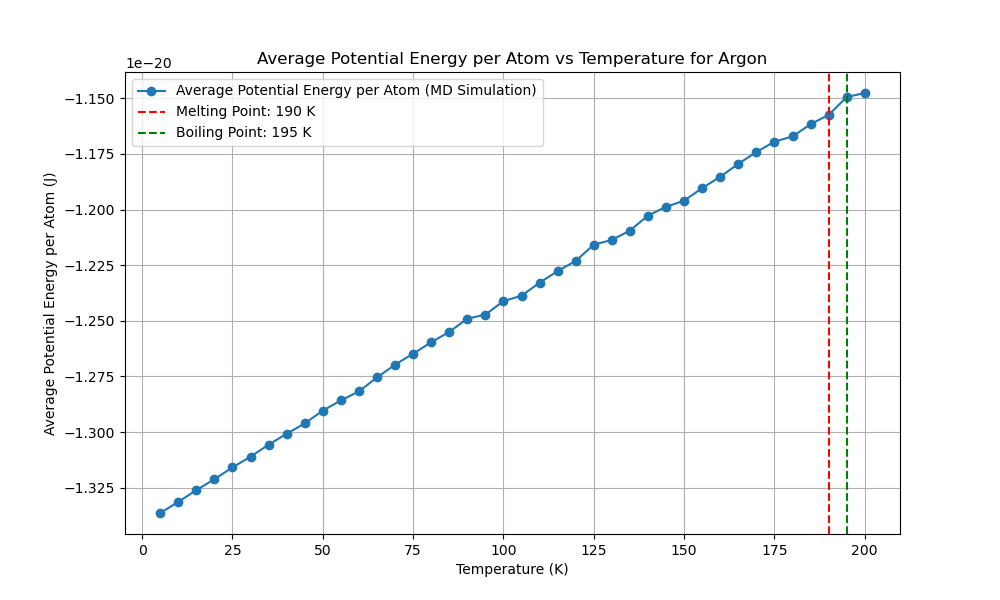

Here is the Python script that generated this plot:
import numpy as np
import matplotlib.pyplot as plt
from scipy.optimize import minimize
from multiprocessing import Pool
import time
from reportlab.lib.pagesizes import letter
from reportlab.pdfgen import canvas
from tqdm import tqdm
from numba import njit, prange
import logging
import os

# Get the directory of the current script
script_dir = os.path.dirname(os.path.abspath(__file__))
script_base_name = os.path.splitext(os.path.basename(__file__))[0]

# Set up logging with the script's base name and directory
log_file_path = os.path.join(script_dir, f'{script_base_name}.log')
logging.basicConfig(filename=log_file_path, 
            level=logging.INFO, format='%(asctime)s:%(levelname)s:%(message)s')

EPSILON = 1.654017502e-21  
SIGMA = 3.405e-10  
MASS = 6.63e-26  
K_B = 1.38e-23 

def create_fcc_lattice(a, n):
    """Create an FCC lattice."""
    base = np.array([[0, 0, 0],
                     [0.5, 0.5, 0], [0.5, 0, 0.5], [0, 0.5, 0.5]])
    positions = np.zeros((n**3 * 4, 3))
    index = 0
    for x in range(n):
        for y in range(n):
            for z in range(n):
                offset = np.array([x, y, z])
                for b in base:
                    positions[index] = (offset + b) * a
                    index += 1
    return positions

@njit
def lennard_jones(r2):
    """Calculate the Lennard-Jones potential and force."""
    r6 = (SIGMA ** 2 / r2) ** 3
    r12 = r6 ** 2
    potential = 4 * EPSILON * (r12 - r6)
    force = 24 * EPSILON * (2 * r12 - r6) / r2
    return potential, force

@njit
def apply_pbc(position, box_length):
    """Apply periodic boundary conditions."""
    return position - box_length * np.round(position / box_length)

@njit
def custom_norm(arr, axis=1):
    """Compute the norm along a specified axis."""
    if axis == 1:
        return np.sqrt(np.sum(arr**2, axis=1))
    elif axis == 0:
        return np.sqrt(np.sum(arr**2, axis=0))
    else:
        raise ValueError("Invalid axis")

@njit(parallel=True)
def compute_forces(positions, box_length):
    """Compute forces using Lennard-Jones potential with PBC."""
    N = len(positions)
    forces = np.zeros_like(positions)
    potential_energy = 0.0

    for i in prange(N):
        for j in range(i + 1, N):
            r_vec = apply_pbc(positions[i] - positions[j], box_length)
            r2 = np.dot(r_vec, r_vec)
            if r2 < (3 * SIGMA) ** 2:
                potential, force = lennard_jones(r2)
                f = force * r_vec
                forces[i] += f
                forces[j] -= f
                potential_energy += potential
                
    return forces, potential_energy

@njit
def velocity_verlet_adaptive(positions,
            velocities, forces, dt, box_length, max_force_threshold=1e-12):
    """Velocity-Verlet integration with adaptive time step."""
    new_positions = positions + velocities * dt + 0.5 * forces * dt**2 / MASS
    new_positions = apply_pbc(new_positions, box_length)
    new_forces, _ = compute_forces(new_positions, box_length)
    max_force = np.max(custom_norm(new_forces, axis=1))
    
    if max_force > max_force_threshold:
        dt = max(0.9 * dt * (max_force_threshold / max_force)**0.5, 1e-16)
    
    new_velocities = velocities + 0.5 * (forces + new_forces) * dt / MASS
    return new_positions, new_velocities, new_forces, dt

@njit
def standard_verlet_adaptive(positions,
    velocities, forces, dt, box_length, max_force_threshold=1e-12):
    """Standard Verlet integration with adaptive time step."""
    new_positions = positions + velocities * dt + 0.5 * forces * dt**2 / MASS
    new_positions = apply_pbc(new_positions, box_length)
    new_forces, _ = compute_forces(new_positions, box_length)
    max_force = np.max(custom_norm(new_forces, axis=1))

    if max_force > max_force_threshold:
        dt = max(0.9 * dt * (max_force_threshold / max_force)**0.5, 1e-16)

    new_velocities = velocities + new_forces * dt / MASS
    return new_positions, new_velocities, new_forces, dt

@njit
def leapfrog_verlet_adaptive(positions,
    velocities, forces, dt, box_length, max_force_threshold=1e-12):
    """Leapfrog Verlet integration with adaptive time step."""
    half_dt = 0.5 * dt
    velocities_half = velocities + forces * half_dt / MASS
    new_positions = positions + velocities_half * dt
    new_positions = apply_pbc(new_positions, box_length)
    new_forces, _ = compute_forces(new_positions, box_length)
    max_force = np.max(custom_norm(new_forces, axis=1))

    if max_force > max_force_threshold:
        dt = max(0.9 * dt * (max_force_threshold / max_force)**0.5, 1e-16)

    new_velocities = velocities_half + new_forces * half_dt / MASS
    return new_positions, new_velocities, new_forces, dt

def adaptive_equilibration(positions, velocities, forces, dt, box_length,
       verlet_algorithm, initial_equilibration_window=60,
   initial_threshold=8.5e-22, min_threshold=8e-25,
   max_threshold=5e-21, max_steps=20000):
    
    
    """Perform adaptive equilibration with dynamic threshold and window adjustment."""
    equilibration_steps = 0
    recent_potential_energies = []
    forces, _ = compute_forces(positions, box_length)
    threshold = initial_threshold
    equilibration_window = initial_equilibration_window
    with tqdm(total=equilibration_window, desc="Equilibration") as pbar:
        while equilibration_steps < max_steps:
            positions, velocities, forces, dt = verlet_algorithm(positions,
                velocities, forces, dt, box_length)
            _, potential_energy = compute_forces(positions, box_length)
            recent_potential_energies.append(potential_energy)
            if len(recent_potential_energies) > equilibration_window:
                recent_potential_energies.pop(0)
                mean_potential_energy = np.mean(recent_potential_energies)
                std_potential_energy = np.std(recent_potential_energies)
                logging.info(f" ((len(recent_p_energies) > equiwindow)) STD:  {std_potential_energy:.5e} , MEAN: {mean_potential_energy:.5e}")
                # Dynamically adjust the threshold based on the standard deviation
                if std_potential_energy > threshold:
                    # threshold = min(threshold * 1.1, max_threshold)
                    threshold = max(threshold * 0.9, min_threshold)
                    equilibration_window = int(equilibration_window * 1.1)
                    
                    
            
                    
                    
                    
                    logging.info(f" ((std_potential_energy > threshold)) threshold:  {threshold:.5e} , MEAN: {mean_potential_energy:.5e}")
                else:
                    # threshold = max(threshold * 0.9, min_threshold)
                    threshold = min(threshold * 1.1, max_threshold)
                    
                    
            
                    
                    
                    logging.info(f" ((std_potential_energy < threshold)) threshold:  {threshold:.5e} , MEAN: {mean_potential_energy:.5e}")
                
                if std_potential_energy < threshold and np.abs(potential_energy - mean_potential_energy) < threshold:
                    logging.info(f"Equilibration completed in {equilibration_steps} steps with dt={dt:.2e}")
                    break
                pbar.update(1)
            equilibration_steps += 1
            if equilibration_steps % 1000 == 0:
                logging.info(f"Step {equilibration_steps}: Potential Energy = {potential_energy:.5e}, dt = {dt:.2e}")
    return positions, velocities, forces, dt, equilibration_steps

def run_md_for_temperature(T, seed, verlet_algorithm,
                           dt, sampling_steps=60000):
    """Run MD simulation for a single temperature using the specified Verlet algorithm."""
    np.random.seed(seed)
    a = 5.26e-10  # Initial guess for the lattice parameter
    n = 3  # Number of unit cells in each dimension
    positions = create_fcc_lattice(a, n)
    box_length = n * a  # Length of the simulation box
    N = len(positions)
    
    # Initialize velocities for 5K
    velocities = np.random.randn(N, 3) * np.sqrt(K_B * 5 / MASS)
    forces, _ = compute_forces(positions, box_length)

    # Rescale velocities to the desired temperature
    current_temperature = np.sum(MASS * np.sum(velocities**2, axis=1)) / (3 * N * K_B)
    scale_factor = np.sqrt(T / current_temperature)
    velocities *= scale_factor

    # Adaptive equilibration
    positions, velocities, forces, dt, equilibration_steps = adaptive_equilibration(
        positions, velocities, forces,
        dt, box_length, verlet_algorithm)

    logging.info(f"Equilibration steps: {equilibration_steps}")

    print(f"Equilibration steps: {equilibration_steps}")

    potential_energy = 0
    initial_total_energy = 0
    count = 0
    total_energy_drift = 0

    with tqdm(total=sampling_steps, desc="Progress") as pbar:
        potential_energy = 0
        count = 0
        total_energy_drift = 0
        initial_total_energy = None
    
        for step in range(sampling_steps):
            positions, velocities, forces, dt = verlet_algorithm(
                positions, velocities, forces, dt, box_length
            )
            kinetic_energy = 0.5 * MASS * np.sum(velocities**2)
            _, potential_energy_step = compute_forces(positions, box_length)
            total_energy = kinetic_energy + potential_energy_step
            potential_energy += potential_energy_step
    
            if step == 0:
                initial_total_energy = total_energy
    
            total_energy_drift += abs(total_energy - initial_total_energy)
            count += 1
            pbar.update(1)
            if step % 1000 == 0:
                logging.info(f"Step {step}: Kinetic Energy = {kinetic_energy:.5e}, Potential Energy = {potential_energy_step:.5e}, Total Energy = {total_energy:.5e}")
        
        average_potential_energy = potential_energy / count / N  
        energy_drift = total_energy_drift / count
    
    return dt, average_potential_energy, energy_drift

def potential_energy_for_lattice(a):
    """Calculate potential energy for a given lattice parameter."""
    positions = create_fcc_lattice(a, 3)
    box_length = 3 * a
    _, potential_energy = compute_forces(positions, box_length)
    return potential_energy

def optimize_lattice_parameter():
    """Optimize the lattice parameter."""
    initial_guesses = np.linspace(4.5e-10, 6e-10, 500)
    results = [minimize(potential_energy_for_lattice,
                        [guess], bounds=[(4.5e-10, 6e-10)]) for
               guess in initial_guesses]
    best_result = min(results, key=lambda x: x.fun)
    return best_result.x[0]

def test_time_steps(T, seed, verlet_algorithm,
                    time_steps, sampling_steps=60000):
    """Test different time steps."""
    with Pool(16) as pool:
        args = [(T, seed, verlet_algorithm,
                 dt, sampling_steps) for dt in time_steps]
        results = pool.starmap(run_md_for_temperature, args)
    return results

def run_preliminary_steps_parallel(temperatures, seeds,
                   verlet_algorithms, algorithm_names, 
               time_steps, preliminary_steps):
    """Run preliminary steps sequentially."""
    results = []
    for alg in verlet_algorithms:
        alg_results = []
        for T, seed, dt in zip(temperatures, seeds, time_steps):
            result = run_md_for_temperature(T, seed, alg,
                                            dt, preliminary_steps)
            alg_results.append(result)
        results.append(alg_results)
    
    potential_energies_per_algorithm = []
    energy_drifts_per_algorithm = []
    best_time_steps = []

    for i, alg_results in enumerate(results):
        if len(alg_results) == 0:
            print(f"No results for algorithm {algorithm_names[i]}")  
            logging.warning(f"No results for algorithm {algorithm_names[i]}")
            
            continue
        potential_energies = [res[1] for res in alg_results]
        energy_drifts = [res[2] for res in alg_results]
        best_time_step = time_steps[np.argmin([res[2] for res in alg_results])]
        
        potential_energies_per_algorithm.append(np.mean(potential_energies))
        energy_drifts_per_algorithm.append(np.mean(energy_drifts))
        best_time_steps.append(best_time_step)
    
    return potential_energies_per_algorithm, energy_drifts_per_algorithm, best_time_steps

def find_best_sampling_steps(T, seed, verlet_algorithm,
                time_step, sampling_step_range):
    """Find the best sampling steps."""
    results = []
    for sampling_steps in sampling_step_range:
        dt, potential_energy, energy_drift = run_md_for_temperature(T, seed,
                            verlet_algorithm, time_step, sampling_steps)
        results.append((sampling_steps, potential_energy, energy_drift))
    return results

def generate_pdf_report(melting_point, boiling_point, a_opt, temperatures, potential_energies, runtime, best_algorithm_name, best_time_step, reason):
    """Generate a PDF report."""
    script_base_name = os.path.splitext(os.path.basename(__file__))[0]
    filename = os.path.join(script_dir, f"{script_base_name}.pdf")
    plot_filename = os.path.join(script_dir, f"{script_base_name}.png")

    c = canvas.Canvas(filename, pagesize=letter)
    width, height = letter

    c.drawString(50, height - 50, "Molecular Dynamics Simulation Report")
    c.drawString(50, height - 70, f"Optimized Lattice Parameter: {a_opt:.4e} m")
    c.drawString(50, height - 90, f"Melting Point: {melting_point} K")
    c.drawString(50, height - 110, f"Boiling Point: {boiling_point} K")
    c.drawString(50, height - 130, f"Total Runtime: {runtime:.2f} seconds")
    c.drawString(50, height - 150, f"Best Verlet Algorithm: {best_algorithm_name}")
    c.drawString(50, height - 170, f"Best Time Step: {best_time_step:.2e} s")

    reason_text = f"Reason: {reason}"
    max_chars_per_line = 78
    wrapped_reason = "\n".join([reason_text[i:i + max_chars_per_line] for i in range(0, len(reason_text), max_chars_per_line)])
    text_lines = wrapped_reason.split('\n')
    for i, line in enumerate(text_lines):
        c.drawString(50, height - 190 - i * 20, line)

    # Plot and save the temperature vs potential energy graph
    plt.figure(figsize=(10, 6))
    plt.plot(temperatures, potential_energies, marker='o', linestyle='-', label='Average Potential Energy per Atom (MD Simulation)')
    plt.xlabel('Temperature (K)')
    plt.ylabel('Average Potential Energy per Atom (J)')
    plt.title('Average Potential Energy per Atom vs Temperature for Argon')
    plt.axvline(melting_point, color='r', linestyle='--', label=f'Melting Point: {melting_point} K')
    plt.axvline(boiling_point, color='g', linestyle='--', label=f'Boiling Point: {boiling_point} K')
    plt.legend()
    plt.grid(True)
    plt.savefig(plot_filename)  # Save the plot
    plt.close()

    # Ensure the image file exists before attempting to draw it
    try:
        c.drawImage(plot_filename, 50, 200, width=500, height=300)
    except FileNotFoundError:
        logging.error(f"File {plot_filename} not found. Skipping image in the PDF report.")

    c.save()

def main():
    """Main function to run the MD simulation."""
    start_time = time.time()

    a_opt = optimize_lattice_parameter()
    print(f"Optimized lattice parameter: {a_opt}")
    logging.info(f"Optimized lattice parameter: {a_opt}")

    temperatures = np.arange(5, 205, 5)
    preliminary_temperatures = np.arange(110, 200, 15)

    time_steps = [
        1e-15
        ,5e-16,5e-15,1e-14
        ]

    seeds = np.random.randint(0, 10000, len(temperatures))
    preliminary_seeds = np.random.randint(0, 10000, len(preliminary_temperatures))

    verlet_algorithms = [
        velocity_verlet_adaptive,
        standard_verlet_adaptive,
        leapfrog_verlet_adaptive
    ]
    algorithm_names = [
        "Velocity-Verlet (Adaptive)",
        "Standard Verlet (Adaptive)",
        "Leapfrog Verlet (Adaptive)"
    ]

    preliminary_steps = 2000
    potential_energies_per_algorithm, energy_drifts_per_algorithm, best_time_steps = run_preliminary_steps_parallel(
        preliminary_temperatures,
        preliminary_seeds,
        verlet_algorithms,
        algorithm_names, time_steps, preliminary_steps)

    if not potential_energies_per_algorithm or not energy_drifts_per_algorithm or not best_time_steps:
        print("Error: No valid preliminary results obtained.")
        logging.error("No valid preliminary results obtained.")
        return

    best_algorithm_index = np.argmin([pe + ed for pe, ed in zip(potential_energies_per_algorithm,
                                        energy_drifts_per_algorithm)])
    best_verlet_algorithm = verlet_algorithms[best_algorithm_index]
    best_algorithm_name = algorithm_names[best_algorithm_index]
    best_time_step = best_time_steps[best_algorithm_index]
    reason = (f"Lowest average potential energy ({potential_energies_per_algorithm[best_algorithm_index]:.2e} J) "
              f"and minimal energy drift ({energy_drifts_per_algorithm[best_algorithm_index]:.2e} J) "
              f"during preliminary simulation.")
    print(f"Best Verlet algorithm: {best_algorithm_name}")
    print(f"Best time step: {best_time_step}")

    sampling_step_range = [10000, 15000, 20000, 40000, 60000, 80000]
    sampling_results = find_best_sampling_steps(temperatures[0],
        seeds[0], best_verlet_algorithm, best_time_step,
        sampling_step_range)

    for sampling_steps, potential_energy, energy_drift in sampling_results:
        print(f"Sampling steps: {sampling_steps}, Potential energy: {potential_energy:.2e} J, Energy drift: {energy_drift:.2e} J")
        logging.info(f"Sampling steps: {sampling_steps}, Potential energy: {potential_energy:.2e} J, Energy drift: {energy_drift:.2e} J")

    best_sampling_steps = min(sampling_results, key=lambda x: x[2])[0]
    print(f"Best sampling steps: {best_sampling_steps}")
    logging.info(f"Best sampling steps: {best_sampling_steps}")

    with Pool(16) as pool:
        results = pool.starmap(run_md_for_temperature, [(T, seed,
                             best_verlet_algorithm, best_time_step,
                 best_sampling_steps) for T, seed in zip(temperatures, seeds)])

    dts, potential_energies, energy_drifts = zip(*results)

    end_time = time.time()
    runtime = end_time - start_time
    print(f"Runtime: {runtime:.2f} seconds")

    first_derivative = np.gradient(potential_energies, temperatures)
    second_derivative = np.gradient(first_derivative, temperatures)

    plt.figure(figsize=(10, 6))
    plt.plot(temperatures, potential_energies, marker='o', linestyle='-',
         label='Average Potential Energy (MD Simulation)')
    plt.xlabel('Temperature (K)')
    plt.ylabel('Average Potential Energy (J)')
    plt.title('Average Potential Energy vs Temperature for Argon')
    plt.legend()
    plt.grid(True)

    melting_point = temperatures[np.argmax(first_derivative)]

    post_melting_temperatures = temperatures[temperatures > melting_point]
    post_melting_second_derivative = second_derivative[temperatures > melting_point]

    if post_melting_temperatures.size > 0 and post_melting_second_derivative.size > 0:
        boiling_point = post_melting_temperatures[np.argmax(post_melting_second_derivative)]
    else:
        boiling_point = None
        logging.warning("No boiling point found due to empty post-melting temperature or second derivative.")

    plt.axvline(melting_point, color='r', linestyle='--',
                label=f'Melting Point: {melting_point} K')
    if boiling_point:
        plt.axvline(boiling_point, color='g', linestyle='--',
                    label=f'Boiling Point: {boiling_point} K')
    plt.legend()
    plt.show()

    generate_pdf_report(melting_point, boiling_point,
            a_opt, temperatures, potential_energies, runtime,
            best_algorithm_name, best_time_step, reason)

if __name__ == "__main__":
    main()
